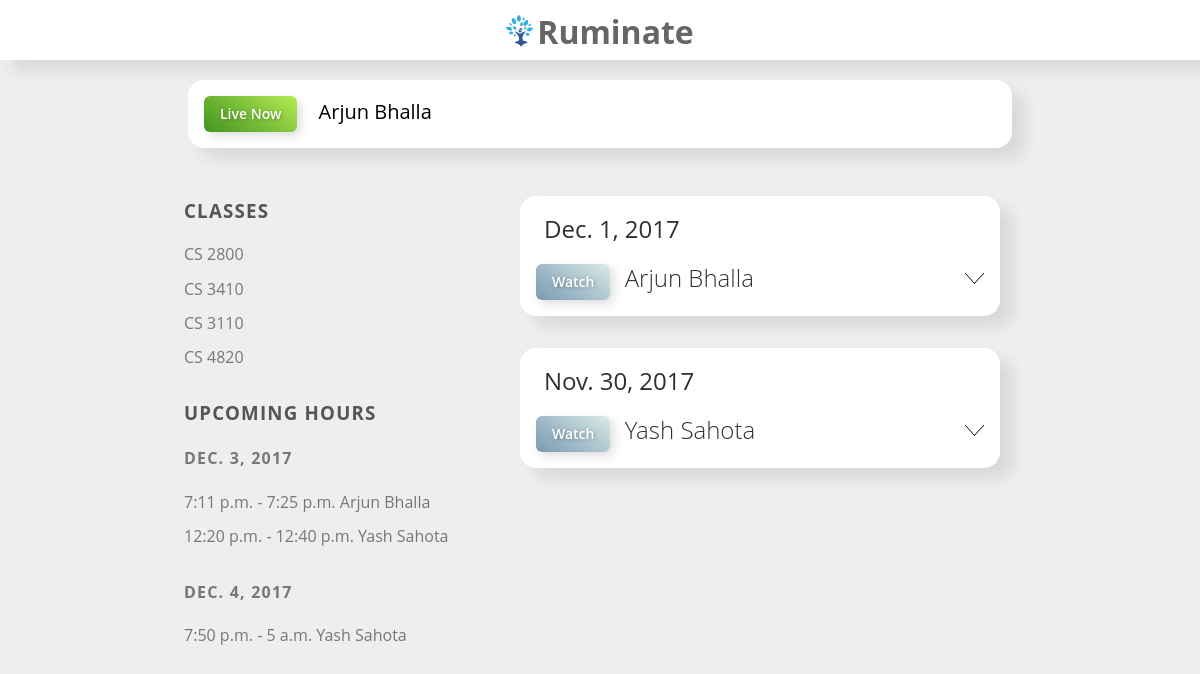
The page /cs2840 on the database its author committed.
### ruminate/models.py (models this page shows)
class Office_Hour(models.Model):
    start_time = models.DateTimeField(auto_now=False, auto_now_add=False)
    end_time = models.DateTimeField(auto_now=False, auto_now_add=False)
    course = models.ForeignKey(Course)
    teaching_assistant = models.ForeignKey(User)
    is_live = models.BooleanField(default=False)
    is_completed = models.BooleanField(default=False);
    stream_link = models.URLField(blank=True)
    def __str__(self):
        return (str(self.course) + "    " + str(self.start_time) + "    " + str(self.teaching_assistant))

class User(models.Model):
    name = models.CharField(max_length=200)
    email = models.CharField(max_length=200)
    course_teaching = models.ManyToManyField(Course, related_name='+', blank=True)
    course_enrolled = models.ManyToManyField(Course, related_name='+', blank=True)
    def __str__(self):
        return self.name

class Course(models.Model):
    name = models.CharField(max_length=200)
    def __str__(self):
    	return self.name

### ruminate/views.py (the view)
# urls.py: url(r'^cs2840', views.course),
def course(request):
    live_list = Office_Hour.objects.filter(is_live=True)
    class_list = User.objects.filter(name="Ryan Slama")[0].course_enrolled.all
    presortold_list = Office_Hour.objects.filter(is_live=False).filter(end_time__lt=dt.now()).filter(is_completed=True)
    old_list = []
    populated = False
    for x in range(0,7):
        end_time_calc = dt.now() - datetime.timedelta(days=x) - datetime.timedelta(minutes = 1)
        start_time_calc = end_time_calc - datetime.timedelta(days=1)
        old_list.insert(x, list(presortold_list.filter(start_time__lt=(end_time_calc), start_time__gt=(start_time_calc))))
        if(old_list[x] != []):
            populated = True
    if(populated == False):
        old_list = []
    preupcoming_list = Office_Hour.objects.filter(is_live=False).filter(start_time__gt=dt.now())
    upcoming_list = []
    populated = False
    for x in range(0,7):
        start_time_calc = dt.now() + datetime.timedelta(days=x) + datetime.timedelta(minutes = 1)
        end_time_calc = start_time_calc + datetime.timedelta(days=1)
        print("Range is ", start_time_calc, end_time_calc)
        upcoming_list.insert(x, list(preupcoming_list.filter(start_time__gt=(start_time_calc), start_time__lt=(end_time_calc))))
        if(upcoming_list[x] != []):
            populated = True
    if(populated == False):
        upcoming_list = []
    print("Live list is ", live_list)
    print("Class list is ", class_list)
    print("Upcoming list is", upcoming_list)
    print("Old list is ", old_list)
    context = {
        'live_list': live_list,
        'class_list': class_list,
        'old_list': old_list,
        'upcoming_list': upcoming_list,
    }
    template = loader.get_template('ruminate/app.html')
    return HttpResponse(template.render(context, request))

### ruminate/templates/ruminate/app.html (shortened to what this page needs)
{% load static %}
<html>
    <head>
        <link rel="stylesheet" href="{% static 'normalize.css' %}">
        <link rel="stylesheet" href="{% static 'app.css' %}">
    </head>
    <body>
        <nav>
            <h1><img src="{% static 'logo2.svg' %}" alt="">Ruminate</h1>
        </nav>
                {% if live_list %}
        <header>
            <ul>
                {% for entry in live_list %}
                <li>
                    <a href="" class="button live">Live Now</a>
                    <span>{{ entry.teaching_assistant }}</span>
                </li>
                {% endfor %}
            </ul>
       </header>
                {% endif %}
        <div id="wrap">
            <aside>
                <section id="classes">
                    <h3>Classes</h3>
                    <ul>
                        {% if class_list %}
                        {% for entry in class_list %}
                        <li>{{entry.name}}</li>
                        {% endfor %}
                        {% else %}
                        <li>You are not enrolled in any classes</li>
                        {% endif %}
                    </ul>
                </section>
                <section id="hours">
                    <h3>Upcoming Hours</h3>
                    {% if upcoming_list %}
                    {% for entry in upcoming_list %}
                    <section class="hour">
                        <h4>{{entry.0.start_time|date:""}}</h4>
                        <ul>
                            {% for hours in entry %}
                            <li>{{hours.start_time|time:""}} - {{hours.end_time|time:""}}        {{hours.teaching_assistant}}</li>
                            {% endfor %}
                        </ul>
                    </section>
                    {% endfor %}
                    {% else %}
                    <section class="hour">
                        <h4>No Upcoming Hours</h4>
                    </section>
                    {% endif %}
                </section>
            </aside>
            <div id="content">
                {% if old_list %}
                {% for entry in old_list %}
                {% if entry %}
                    <article>
                        <h2>{{entry.0.start_time|date:""}}</h2>
                        <ul>
                            {% for hours in entry %}
                                <li>
                                    <a href="" class="watch button">Watch</a>
                                    <span>{{hours.teaching_assistant}}</span>
                                    <div class="chevron"><img src="{% static 'chevron.svg' %}" alt=""></div>
                                </li>
                            {% endfor %}
                        </ul>
                    </article>
                {% endif %}
                {% endfor %}
                {% else %}
                    <article>
                    <h2>No Past Office Hours</h2>
                    <ul>
                        </ul>
                    </article>
                {% endif %}
            </div>
        </div>
    </body>
</html>

### ruminate/static/app.css (style rules this page uses)
* { box-sizing: border-box; font-family: 'Open Sans', 'Proxima Nova', Arial, Helvetica, sans-serif; line-height: 1.4; }
body { background-color: #eee; }
nav { width: 100%; height: 60px; background-color: white; padding: 10px; box-shadow: 13px 11px 15px 0 rgba(0,0,0,0.09); margin-bottom: 20px; text-align: center; color: #666; }
header { display: block; margin: auto; width: 824px; background-color: white; border-radius: 16px; padding: 16px; font-size: 20px; box-shadow: 13px 11px 15px 0 rgba(0,0,0,0.09); margin-bottom: 32px; }
#wrap { display: flex; flex-direction: row; justify-content: center; align-items: flex-start; }
h1 { display: inline; }
h1 img { vertical-align: middle; height: 32px; margin-top: -8px; padding-right: 4px; }
h2 { margin: 0; padding: 0 8px 8px 8px; color: #2F2F2F; font-weight: 400; }
h3 { color: #555; }
h4 { color: #777; }
h3, h4 { text-transform: uppercase; letter-spacing: 1.2px; }
aside { width: 320px; }
ul { padding: 0; margin: 0; }
aside ul li { color: #777; padding-bottom: 12px; }
article ul li { color: #2F2F2F; font-size: 24px; font-weight: 100; padding-top: 8px; vertical-align: middle; display: inline-block; width:100%; }
.chevron { padding-bottom: 12px; padding-top: 12px; float: right; }
article ul li span { margin-top:4px; padding-left: 8px; }
article, .card { background-color: white; border-radius: 16px; padding: 16px; box-shadow: 13px 11px 15px 0 rgba(0,0,0,0.09); width: 480px; margin: 16px 16px 32px 16px; }
ul { list-style: none; }
.button { box-shadow: 4px 4px 10px 0 rgba(0,0,0,0.13); border-radius: 6px; color: white; text-decoration: none; text-shadow: 1px 1px 4px rgba(0,0,0,0.29); font-size: 14px; font-weight: 600; padding: 8px 16px; display: inline-block; transition: all 0.17s; }
.watch { background-image: linear-gradient(-144deg, #DAEAE8 0%, #789AB2 100%); }
.live { background-image: linear-gradient(-144deg, #B4EC51 0%, #429321 100%); margin-right: 16px; }

### rows shown on the page
Office_Hour: teaching_assistant "Arjun Bhalla"
Course: name "CS 2800"
Course: name "CS 3410"
Course: name "CS 3110"
Course: name "CS 4820"
Office_Hour: start_time "DEC. 3, 2017", start_time "7:11 p.m.", end_time "7:25 p.m.", teaching_assistant "Arjun Bhalla"
Office_Hour: start_time "12:20 p.m.", end_time "12:40 p.m.", teaching_assistant "Yash Sahota"
Office_Hour: start_time "DEC. 4, 2017", start_time "7:50 p.m.", end_time "5 a.m.", teaching_assistant "Yash Sahota"
Office_Hour: start_time "Dec. 1, 2017", teaching_assistant "Arjun Bhalla"
Office_Hour: start_time "Nov. 30, 2017", teaching_assistant "Yash Sahota"
